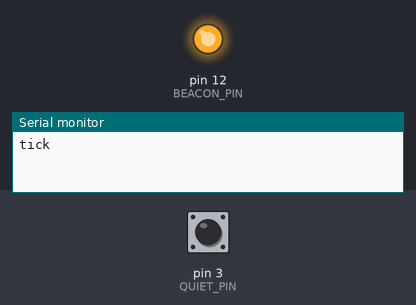
This sketch was run on a simulated Arduino Uno, built with avr-gcc and run on an emulated ATmega328P. Parts: output pins drawn as LEDs (lit = HIGH), the last lines printed to the serial monitor. Dashed ring = blinking. The inputs (shaded band) are chosen by the test bench; at power-on: pin 3 (QUIET_PIN) HIGH.

Above: at 0.75 s.
At 1.2 s:
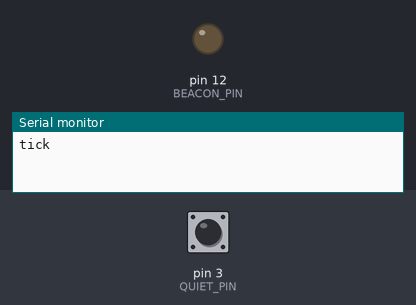
1.3 s: pin 3 (QUIET_PIN) pulled LOW for 3.2 s
At 6.24 s:
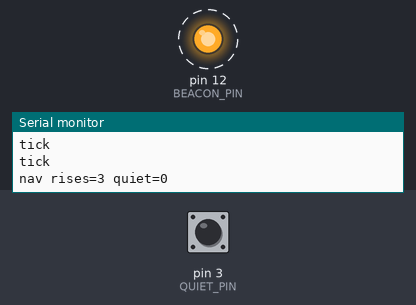
Timing chart, 0 to 12.4 s (numbered marks = the images above; inputs shaded):
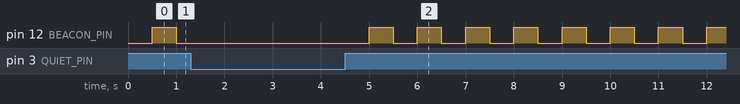

The sketch:

reference.ino
```cpp
// Harbor nav beacon: 500 ms on / 500 ms off on D12.
// Quiet mode switch on D3 (pull-up). Status over UART.

const int BEACON_PIN = 12;
const int QUIET_PIN = 3;
const unsigned long HALF_MS = 500;
const unsigned long STATUS_MS = 2000;

bool lampOn = false;
unsigned long lastEdge = 0;
unsigned long lastStatus = 0;
unsigned long risingCount = 0;
bool quietHeld = false;

void setBeacon(bool on)
{
    lampOn = on;
    digitalWrite(BEACON_PIN, on ? HIGH : LOW);
}

void emitTick()
{
    Serial.println("tick");
    risingCount++;
}

void publishStatus()
{
    Serial.print("nav rises=");
    Serial.print(risingCount);
    Serial.print(" quiet=");
    Serial.println(quietHeld ? 1 : 0);
}

bool readQuiet()
{
    return digitalRead(QUIET_PIN) == LOW;
}

void setup()
{
    pinMode(BEACON_PIN, OUTPUT);
    pinMode(QUIET_PIN, INPUT_PULLUP);
    setBeacon(false);
    Serial.begin(9600);
    lastEdge = millis();
    lastStatus = millis();
}

void loop()
{
    quietHeld = readQuiet();
    unsigned long now = millis();

    if (quietHeld)
    {
        setBeacon(false);
        lastEdge = now;
    }
    else if (now - lastEdge >= HALF_MS)
    {
        lastEdge = now;
        bool nextOn = !lampOn;
        setBeacon(nextOn);
        if (nextOn)
        {
            emitTick();
        }
    }

    if (now - lastStatus >= STATUS_MS)
    {
        lastStatus = now;
        publishStatus();
    }
}
```
